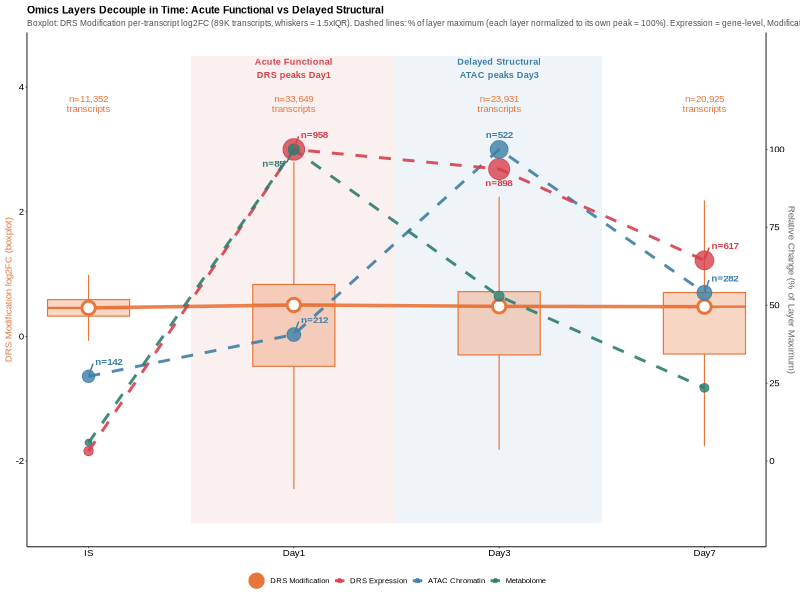
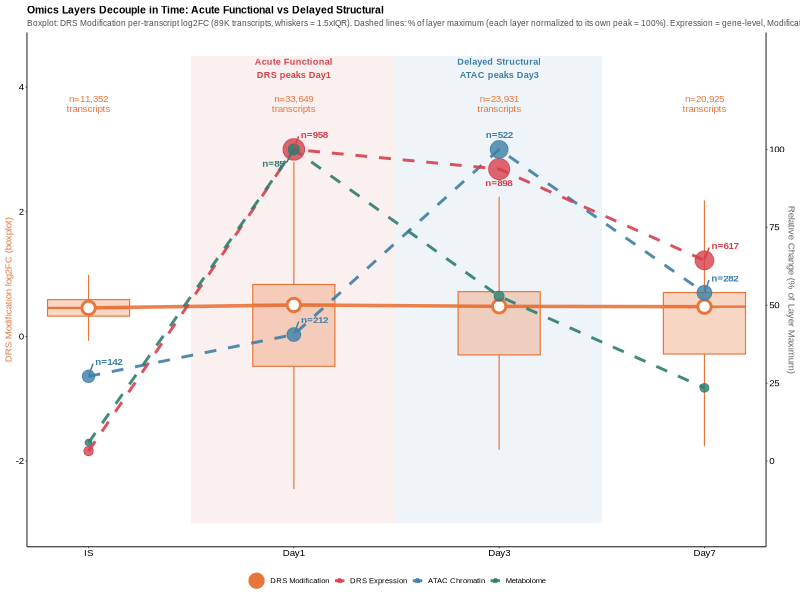

The R source for these figures, in order:
#!/usr/bin/env Rscript
# Fig7E v3 — Local: Mixed Boxplot + Line using server-computed boxplot stats
suppressPackageStartupMessages({
  library(data.table)
  library(ggplot2)
  library(scales)
  library(ggrepel)
})

OUT_DIR <- "/mnt/d/desktop/DRS/DRS_TechShowcase/fig7_multiomics/output"

bp_stats <- fread(text = "Time,Layer,N,ymin,lower,middle,upper,ymax,mean_val
IS,DRS Modification,11352,-0.0707,0.3259,0.4574,0.5902,0.9868,0.3826
Day1,DRS Modification,33649,-2.4470,-0.4790,0.5046,0.8330,2.8009,0.2673
Day3,DRS Modification,23931,-1.8195,-0.2970,0.4824,0.7180,2.2405,0.3159
Day7,DRS Modification,20925,-1.7608,-0.2821,0.4770,0.7037,2.1824,0.3127")
bp_stats[, Time := factor(Time, levels = c("IS", "Day1", "Day3", "Day7"))]

line_dt <- data.table(
  Time = factor(rep(c("IS", "Day1", "Day3", "Day7"), 3),
                levels = c("IS", "Day1", "Day3", "Day7")),
  Layer = rep(c("DRS Expression", "ATAC Chromatin", "Metabolome"), each = 4),
  Pct = c(3.2, 100.0, 93.7, 64.4,
          27.2, 40.6, 100.0, 54.0,
          5.9, 100.0, 52.9, 23.5),
  N_Changed = c(31, 958, 898, 617, 142, 212, 522, 282, 5, 85, 45, 20)
)
line_dt[, N_label := ifelse(N_Changed >= 50, paste0("n=", comma(N_Changed)), "")]

LAYER_COLORS <- c(
  "DRS Expression"   = "#D6404C",
  "DRS Modification" = "#E8753A",
  "ATAC Chromatin"   = "#3D7EA6",
  "Metabolome"       = "#2E7D6F"
)

pct_to_log2fc <- function(pct) (pct / 100) * 5 - 2
log2fc_to_pct <- function(lfc) (lfc + 2) / 5 * 100

theme_nature <- theme_classic(base_size = 6.5, base_family = "Arial") +
  theme(
    axis.line = element_line(linewidth = 0.3),
    axis.ticks = element_line(linewidth = 0.3),
    axis.ticks.length = unit(1, "pt"),
    legend.title = element_text(size = 6),
    legend.text = element_text(size = 5.5),
    plot.title = element_text(size = 7.5, face = "bold"),
    plot.subtitle = element_text(size = 6, color = "grey30"),
    panel.grid = element_blank(),
    axis.text = element_text(size = 7, color = "black"),
    axis.title.y.left = element_text(size = 7, color = "#E8753A"),
    axis.title.y.right = element_text(size = 7, color = "grey40"),
    plot.margin = margin(4, 4, 4, 4)
  )

p <- ggplot() +

  # Background shading
  annotate("rect", xmin = 1.5, xmax = 2.5, ymin = -3, ymax = 4.5,
           fill = "#D6404C", alpha = 0.08) +
  annotate("rect", xmin = 2.5, xmax = 3.5, ymin = -3, ymax = 4.5,
           fill = "#3D7EA6", alpha = 0.08) +

  # BOXPLOT: DRS Modification (manual from summary stats)
  # Box body (lower to upper quartile)
  geom_rect(
    data = bp_stats,
    aes(xmin = as.numeric(Time) - 0.2, xmax = as.numeric(Time) + 0.2,
        ymin = lower, ymax = upper),
    fill = alpha("#E8753A", 0.3), color = "#E8753A", linewidth = 0.4
  ) +
  # Median line
  geom_segment(
    data = bp_stats,
    aes(x = as.numeric(Time) - 0.2, xend = as.numeric(Time) + 0.2,
        y = middle, yend = middle),
    color = "#E8753A", linewidth = 0.8
  ) +
  # Lower whisker
  geom_segment(
    data = bp_stats,
    aes(x = as.numeric(Time), xend = as.numeric(Time),
        y = ymin, yend = lower),
    color = "#E8753A", linewidth = 0.4
  ) +
  # Upper whisker
  geom_segment(
    data = bp_stats,
    aes(x = as.numeric(Time), xend = as.numeric(Time),
        y = upper, yend = ymax),
    color = "#E8753A", linewidth = 0.4
  ) +

  # Median line + point
  geom_line(data = bp_stats, aes(x = Time, y = middle, group = 1,
            color = "DRS Modification"), linewidth = 1.2, alpha = 0.9) +
  geom_point(data = bp_stats, aes(x = Time, y = middle,
             color = "DRS Modification"), size = 3.5, shape = 21,
             fill = "white", stroke = 1.5) +

  # n= labels for boxplot
  geom_text(data = bp_stats, aes(x = Time, y = 3.6,
            label = paste0("n=", comma(N), "\ntranscripts")),
            size = 2.5, family = "Arial", color = "#E8753A",
            vjust = 0, lineheight = 0.85) +

  # LINES: Expression, ATAC, Metabolome
  geom_line(data = line_dt,
            aes(x = Time, y = pct_to_log2fc(Pct), color = Layer, group = Layer),
            linewidth = 1.0, alpha = 0.9, linetype = "dashed") +
  geom_point(data = line_dt,
             aes(x = Time, y = pct_to_log2fc(Pct), color = Layer,
                 size = N_Changed), alpha = 0.8) +

  # N labels for lines
  ggrepel::geom_text_repel(
    data = line_dt[N_label != ""],
    aes(x = Time, y = pct_to_log2fc(Pct), label = N_label, color = Layer),
    size = 2.5, family = "Arial", fontface = "bold",
    box.padding = 0.5, force = 2, max.overlaps = 20, seed = 42,
    show.legend = FALSE
  ) +

  scale_color_manual(
    values = LAYER_COLORS, name = NULL,
    breaks = c("DRS Modification", "DRS Expression", "ATAC Chromatin", "Metabolome"),
    guide = guide_legend(override.aes = list(
      linetype = c("solid", "dashed", "dashed", "dashed"),
      linewidth = c(1.2, 1.0, 1.0, 1.0),
      shape = c(21, 16, 16, 16),
      fill = c("#E8753A", NA, NA, NA)
    ))
  ) +
  scale_size_continuous(range = c(2, 7), guide = "none") +
  scale_y_continuous(
    name = "DRS Modification log2FC (boxplot)",
    limits = c(-3, 4.5),
    sec.axis = sec_axis(
      transform = ~ log2fc_to_pct(.),
      name = "Relative Change (% of Layer Maximum)",
      breaks = seq(0, 100, 25)
    )
  ) +
  scale_x_discrete(expand = expansion(mult = c(0.1, 0.1))) +

  annotate("text", x = 2, y = 4.3,
           label = "Acute Functional\nDRS peaks Day1",
           color = "#D6404C", size = 2.3, family = "Arial",
           fontface = "bold", hjust = 0.5) +
  annotate("text", x = 3, y = 4.3,
           label = "Delayed Structural\nATAC peaks Day3",
           color = "#3D7EA6", size = 2.3, family = "Arial",
           fontface = "bold", hjust = 0.5) +

  labs(x = NULL,
       title = "Omics Layers Decouple in Time: Acute Functional vs Delayed Structural",
       subtitle = "Boxplot: DRS Modification per-transcript log2FC (89K transcripts, whiskers = 1.5xIQR). Dashed lines: % of layer maximum (each layer normalized to its own peak = 100%). Expression = gene-level, Modification = site-level.") +
  theme_nature +
  theme(legend.position = "bottom", legend.key.size = unit(3, "mm"))

ggsave(file.path(OUT_DIR, "Fig7E_Boxplot_Line.pdf"), p,
       width = 8.5, height = 3.8, device = cairo_pdf)
ggsave(file.path(OUT_DIR, "Fig7E_Boxplot_Line.png"), p,
       width = 8.5, height = 3.8, dpi = 600)
cat("Fig7E v3 boxplot+line saved\n")
